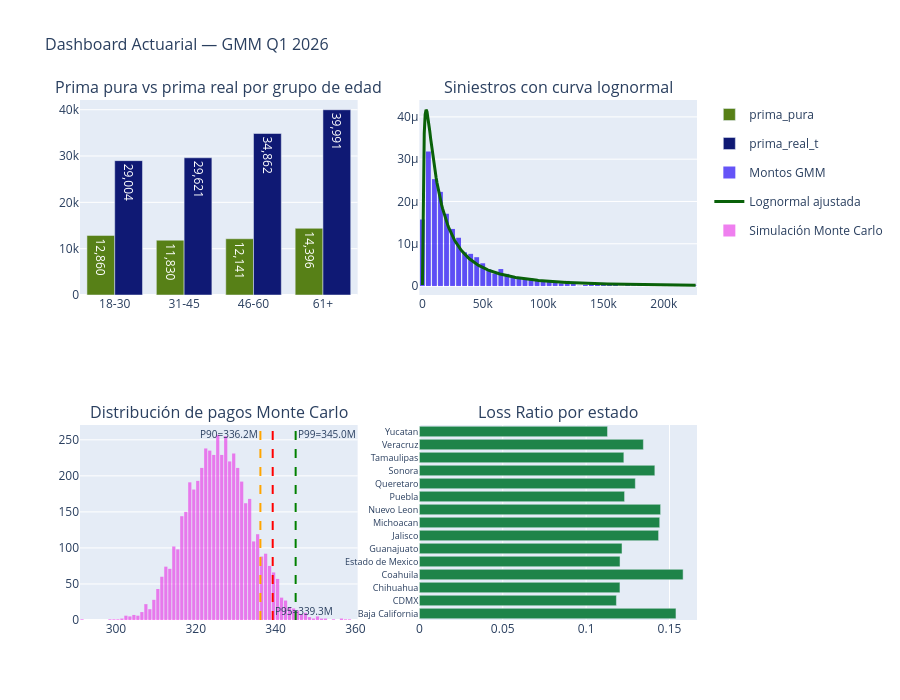

Notebook source saved alongside this figure:
### Markdown cell above
**Fase 4 — Dashboard (Plotly)**

Dashboard de 4 paneles:
- Prima pura vs prima real por grupo de edad (barras agrupadas)
- Histograma de siniestros con curva lognormal superpuesta
- Distribución de pagos Monte Carlo con líneas de percentil
- Loss ratio por estado para GMM (barras horizontales)

### Code cell
# Dividimos en cuatro subgraficos
fig = make_subplots(rows=2, cols=2,
                    subplot_titles=[
                        'Prima pura vs prima real por grupo de edad',
                        'Siniestros con curva lognormal',
                        'Distribución de pagos Monte Carlo',
                        'Loss Ratio por estado']
)

# ============ PRIMER GRAFICO ==============
# Prima pura vs prima real por grupo de edad
# ==========================================

tabla_melt = tabla_F1.melt(
    id_vars='grupo',
    value_vars=['prima_pura', 'prima_real_t'], # usando prima_total
    var_name='tipo', value_name='monto'
)

fig_barras = px.bar(
    tabla_melt,
    x='grupo', y='monto', color='tipo',
    barmode='group',
    color_discrete_map={'prima_pura':"#578017", 'prima_real_t':"#0F1974"},
    labels={'monto':'Prima (MXN)', 'grupo':'grupo de edad'},
    text_auto=',.0f'
)

for trace in fig_barras.data:
    fig.add_trace(trace, row=1, col=1)

# Ordenamos las edades
orden_edades = ['18-30', '31-45', '46-60', '61+']
fig.update_xaxes(
    categoryorder='array', 
    categoryarray=orden_edades, 
    row=1, col=1
)

# ======= SEGUNDO GRAFICO =======
# Siniestros con curva lognormal
# ===============================

# Rango del eje X
x_range = np.linspace(
    gm_montos.min(),
    np.percentile(gm_montos, 99),
    300
)
pdf_ln = stats.lognorm.pdf(x_range, sigma_ln, loc_ln, escala_ln)

# Ya que el rango del Eje X solo llega hasta el Percentil 99
# Filtramos los datos para que solo nos den hasta el percentil 99
limite_p99 = np.percentile(gm_montos, 99)
montos_filtrados = gm_montos[gm_montos <= limite_p99]

fig.add_trace(go.Histogram(
    x=montos_filtrados, nbinsx=60,
    histnorm='probability density',
    marker_color="#240CF5", opacity=0.7, name='Montos GMM',
), row=1, col=2)

fig.add_trace(go.Scatter(
    x=x_range, y=pdf_ln, mode='lines',
    line=dict(color="#096109", width=3),
    name='Lognormal ajustada',
), row=1, col=2)

# ======== TERCER GRAFICO ==========
# Distribución de pagos Monte Carlo
# ==================================

fig.add_trace(go.Histogram(
    x = pagos_sim / 1e6,
    nbinsx = 80,
    marker_color = "#E949E9",
    opacity = 0.7,
    name = 'Simulación Monte Carlo',
), row=2, col=1) # Asignado al cuadrante inferior izquierdo

# Agregamos lineas de percentiles al grafico
for ptile, col, pos in [
    (90,  'orange',  'top left'),
    (95,  'red',     'bottom right'),
    (99,  'green', 'top right'),
]:
    val = float(np.percentile(pagos_sim, ptile)) / 1e6
    
    fig.add_vline(
        x=val, 
        line_dash='dash', 
        line_color=col,
        annotation_text=f'P{ptile}={val:.1f}M',
        annotation_position=pos,
        annotation_font_size=10,
        row=2, col=1 
    )

# Definimos el límite visual en el Percentil 99.5 de las simulaciones
#limite_eje_x = np.percentile(pagos_sim, 99.9) / 1e6
# Le aplicamos el zoom considerando limites en el eje X
#fig.update_xaxes(range=[min(pagos_sim)/1e6, limite_eje_x], row=2, col=1)

# ======== CUARTO GRAFICO ==============================
# Loss ratio por estado para GMM (barras horizontales) 
# ======================================================

# Creamos el dataframe con el loss ratio por estado
lr_estado = gm.groupby('estado')[['monto_pagado', 'prima_total']].sum().reset_index()
lr_estado['loss_ratio'] = lr_estado['monto_pagado'] / lr_estado['prima_total']

# Creamos el gráfico
colores_lr = ['#1E8449' if lr < 1 else '#C0392B' for lr in lr_estado['loss_ratio']]
fig.add_trace(go.Bar(
    x=lr_estado['loss_ratio'], y=lr_estado['estado'],
    orientation='h', marker_color=colores_lr, showlegend=False,
    hovertemplate='%{y}: LR=%{x:.4f}<extra></extra>',
), row=2, col=2)

fig.update_layout(
    height=700,
    title_text='Dashboard Actuarial — GMM Q1 2026',
    title_font_size=16,
    barmode='group',
)
# Ajustamos las etiquetas del eje Y para que no se crucen
# con el tercer grafico
fig.update_yaxes(tickfont=dict(size=9), row=2, col=2)

### Figure 1 — Plotly figure (JSON) as saved in the notebook; plotly's stock layout.template omitted (floating-point values rounded to 4 significant figures; data arrays with more than 128 entries replaced by an {"elided": "..."} marker saying what was removed)
{"data": [{"alignmentgroup": "True", "hovertemplate": "tipo=prima_pura<br>grupo de edad=%{x}<br>Prima (MXN)=%{y}<extra></extra>", "legendgroup": "prima_pura", "marker": {"color": "#578017", "pattern": {"shape": ""}}, "name": "prima_pura", "offsetgroup": "prima_pura", "orientation": "v", "showlegend": true, "textposition": "auto", "texttemplate": "%{y:,.0f}", "type": "bar", "x": ["18-30", "31-45", "46-60", "61+"], "xaxis": "x", "y": [12860.0, 11830.0, 12140.0, 14400.0], "yaxis": "y"}, {"alignmentgroup": "True", "hovertemplate": "tipo=prima_real_t<br>grupo de edad=%{x}<br>Prima (MXN)=%{y}<extra></extra>", "legendgroup": "prima_real_t", "marker": {"color": "#0F1974", "pattern": {"shape": ""}}, "name": "prima_real_t", "offsetgroup": "prima_real_t", "orientation": "v", "showlegend": true, "textposition": "auto", "texttemplate": "%{y:,.0f}", "type": "bar", "x": ["18-30", "31-45", "46-60", "61+"], "xaxis": "x", "y": [29000.0, 29620.0, 34860.0, 39990.0], "yaxis": "y"}, {"histnorm": "probability density", "marker": {"color": "#240CF5"}, "name": "Montos GMM", "nbinsx": 60, "opacity": 0.7, "type": "histogram", "x": {"elided": "2784 float values"}, "xaxis": "x2", "yaxis": "y2"}, {"line": {"color": "#096109", "width": 3}, "mode": "lines", "name": "Lognormal ajustada", "type": "scatter", "x": {"elided": "300 float values"}, "xaxis": "x2", "y": {"elided": "300 float values"}, "yaxis": "y2"}, {"marker": {"color": "#E949E9"}, "name": "Simulación Monte Carlo", "nbinsx": 80, "opacity": 0.7, "type": "histogram", "x": {"elided": "5000 float values"}, "xaxis": "x3", "yaxis": "y3"}, {"hovertemplate": "%{y}: LR=%{x:.4f}<extra></extra>", "marker": {"color": ["#1E8449", "#1E8449", "#1E8449", "#1E8449", "#1E8449", "#1E8449", "#1E8449", "#1E8449", "#1E8449", "#1E8449", "#1E8449", "#1E8449", "#1E8449", "#1E8449", "#1E8449"]}, "orientation": "h", "showlegend": false, "type": "bar", "x": [0.1539, 0.1182, 0.1203, 0.1582, 0.1203, 0.1215, 0.1435, 0.1441, 0.1447, 0.1231, 0.1295, 0.1412, 0.1226, 0.1343, 0.1128], "xaxis": "x4", "y": ["Baja California", "CDMX", "Chihuahua", "Coahuila", "Estado de Mexico", "Guanajuato", "Jalisco", "Michoacan", "Nuevo Leon", "Puebla", "Queretaro", "Sonora", "Tamaulipas", "Veracruz", "Yucatan"], "yaxis": "y4"}], "layout": {"annotations": [{"font": {"size": 16}, "showarrow": false, "text": "Prima pura vs prima real por grupo de edad", "x": 0.225, "xanchor": "center", "xref": "paper", "y": 1, "yanchor": "bottom", "yref": "paper"}, {"font": {"size": 16}, "showarrow": false, "text": "Siniestros con curva lognormal", "x": 0.775, "xanchor": "center", "xref": "paper", "y": 1, "yanchor": "bottom", "yref": "paper"}, {"font": {"size": 16}, "showarrow": false, "text": "Distribución de pagos Monte Carlo", "x": 0.225, "xanchor": "center", "xref": "paper", "y": 0.375, "yanchor": "bottom", "yref": "paper"}, {"font": {"size": 16}, "showarrow": false, "text": "Loss Ratio por estado", "x": 0.775, "xanchor": "center", "xref": "paper", "y": 0.375, "yanchor": "bottom", "yref": "paper"}, {"font": {"size": 10}, "showarrow": false, "text": "P90=336.2M", "x": 336.2, "xanchor": "right", "xref": "x3", "y": 1, "yanchor": "top", "yref": "y3 domain"}, {"font": {"size": 10}, "showarrow": false, "text": "P95=339.3M", "x": 339.3, "xanchor": "left", "xref": "x3", "y": 0, "yanchor": "bottom", "yref": "y3 domain"}, {"font": {"size": 10}, "showarrow": false, "text": "P99=345.0M", "x": 345.0, "xanchor": "left", "xref": "x3", "y": 1, "yanchor": "top", "yref": "y3 domain"}], "barmode": "group", "height": 700, "shapes": [{"line": {"color": "orange", "dash": "dash"}, "type": "line", "x0": 336.2, "x1": 336.2, "xref": "x3", "y0": 0, "y1": 1, "yref": "y3 domain"}, {"line": {"color": "red", "dash": "dash"}, "type": "line", "x0": 339.3, "x1": 339.3, "xref": "x3", "y0": 0, "y1": 1, "yref": "y3 domain"}, {"line": {"color": "green", "dash": "dash"}, "type": "line", "x0": 345.0, "x1": 345.0, "xref": "x3", "y0": 0, "y1": 1, "yref": "y3 domain"}], "title": {"font": {"size": 16}, "text": "Dashboard Actuarial — GMM Q1 2026"}, "xaxis": {"anchor": "y", "categoryarray": ["18-30", "31-45", "46-60", "61+"], "categoryorder": "array", "domain": [0, 0.45]}, "xaxis2": {"anchor": "y2", "domain": [0.55, 1]}, "xaxis3": {"anchor": "y3", "domain": [0, 0.45]}, "xaxis4": {"anchor": "y4", "domain": [0.55, 1]}, "yaxis": {"anchor": "x", "domain": [0.625, 1]}, "yaxis2": {"anchor": "x2", "domain": [0.625, 1]}, "yaxis3": {"anchor": "x3", "domain": [0, 0.375]}, "yaxis4": {"anchor": "x4", "domain": [0, 0.375], "tickfont": {"size": 9}}}}
